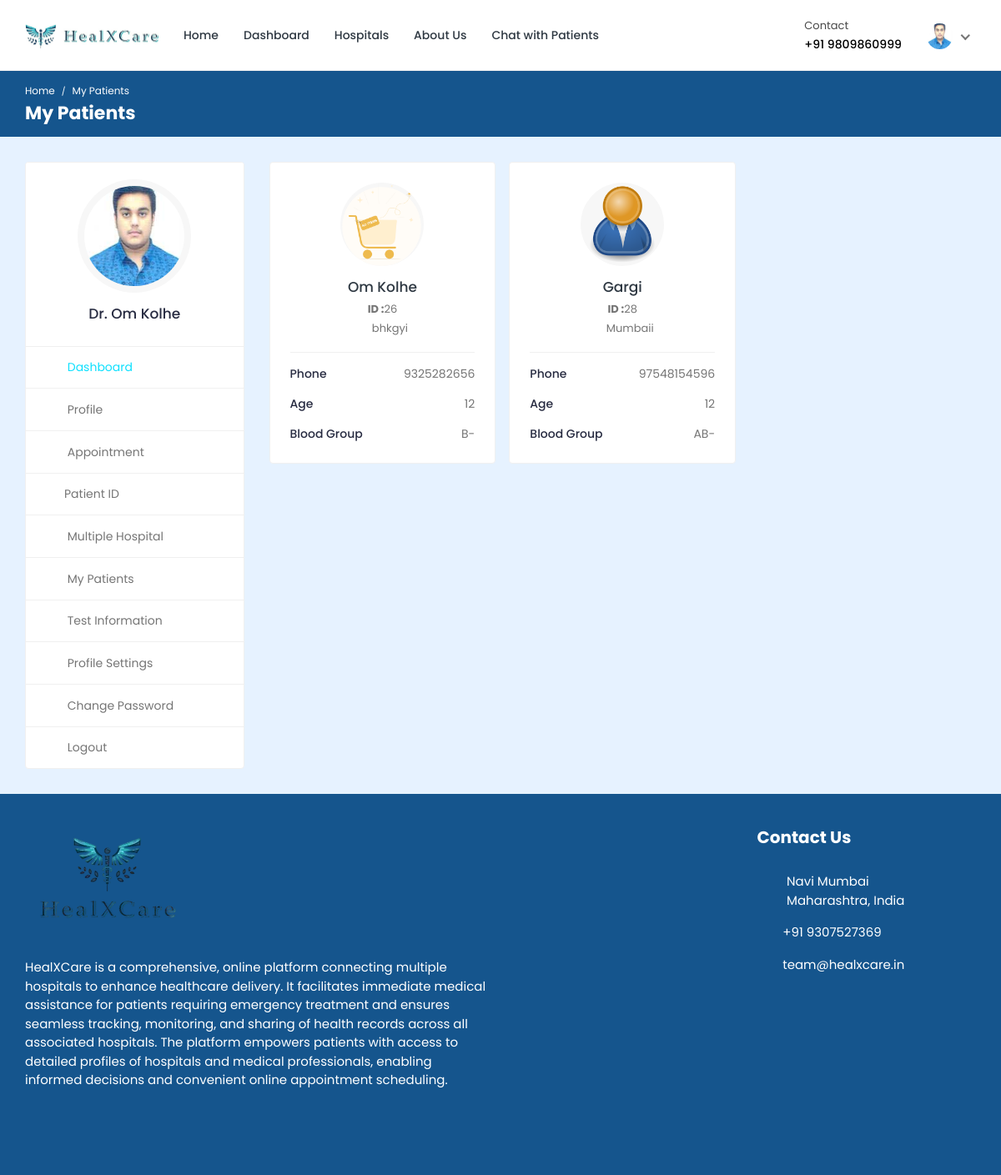
The app's page /doctor/my-patients/ (signed in) with its own data.
### doctor/models.py (models this page shows, shortened)
class Doctor_Information(models.Model):
    DOCTOR_TYPE = (
        ('Cardiologists', 'Cardiologists'),
        ('Neurologists', 'Neurologists'),
        ('Pediatricians', 'Pediatricians'),
        ('Physiatrists', 'Physiatrists'),
        ('Dermatologists', 'Dermatologists'),
    )
    doctor_id = models.AutoField(primary_key=True)
    user = models.OneToOneField(User, on_delete=models.CASCADE, null=True, blank=True, related_name='profile')
    name = models.CharField(max_length=200, null=True, blank=True)
    location = models.TextField(null=True, blank=True)
    username = models.CharField(max_length=200, null=True, blank=True)
    gender = models.CharField(max_length=200, null=True, blank=True)
    description = models.TextField(max_length=1000, null=True, blank=True)
    department = models.CharField(max_length=200, choices=DOCTOR_TYPE, null=True, blank=True)
    department_name = models.ForeignKey(hospital_department, on_delete=models.SET_NULL, null=True, blank=True)
    specialization = models.ForeignKey(specialization, on_delete=models.SET_NULL, null=True, blank=True)
    profile_completed = models.BooleanField(default=False)
    featured_image = models.ImageField(upload_to='doctors/', default='doctors/user-default.png', null=True, blank=True)
    certificate_image = models.ImageField(upload_to='doctors_certificate/', default='doctors_certificate/default.png', null=True, blank=True)
    email = models.EmailField(max_length=200, null=True, blank=True)
    phone_number = models.CharField(max_length=200, null=True, blank=True)
    nid = models.CharField(max_length=200, null=True, blank=True)
    visiting_hour = models.CharField(max_length=200, null=True, blank=True)
    consultation_fee = models.IntegerField(null=True, blank=True)
    report_fee = models.IntegerField(null=True, blank=True)
    dob = models.CharField(max_length=200, null=True, blank=True)
    institute = models.CharField(max_length=200, null=True, blank=True)
    degree = models.CharField(max_length=200, null=True, blank=True)
    completion_year = models.CharField(max_length=200, null=True, blank=True)
    work_place = models.CharField(max_length=200, null=True, blank=True)
    designation = models.CharField(max_length=200, null=True, blank=True)
    start_year = models.CharField(max_length=200, null=True, blank=True)
    end_year = models.CharField(max_length=200, null=True, blank=True)
    register_status =  models.CharField(max_length=200, null=True, blank=True)
    hospital_name = models.ForeignKey(Hospital_Information, on_delete=models.SET_NULL, null=True, blank=True)

class Appointment(models.Model):
    APPOINTMENT_TYPE = (
        ('report', 'report'),
        ('checkup', 'checkup'),
    )
    APPOINTMENT_STATUS = (
        ('pending', 'pending'),
        ('confirmed', 'confirmed'),
        ('cancelled', 'cancelled'),
    )
    id = models.AutoField(primary_key=True)
    date = models.DateField(null=True, blank=True)
    time = models.CharField(max_length=200, null=True, blank=True)
    doctor = models.ForeignKey(Doctor_Information, on_delete=models.CASCADE, null=True, blank=True)
    patient = models.ForeignKey(Patient, on_delete=models.CASCADE, null=True, blank=True)
    appointment_type = models.CharField(max_length=200, choices=APPOINTMENT_TYPE)
    appointment_status = models.CharField(max_length=200, choices=APPOINTMENT_STATUS)
    serial_number = models.CharField(max_length=200, null=True, blank=True)
    payment_status = models.CharField(max_length=200, null=True, blank=True, default='pending')
    transaction_id = models.CharField(max_length=255, null=True, blank=True)
    message = models.CharField(max_length=255, null=True, blank=True)

### hospital/models.py (models this page shows, shortened)
class Patient(models.Model):
    patient_id = models.AutoField(primary_key=True)
    user = models.OneToOneField(User, on_delete=models.CASCADE, null=True, blank=True, related_name='patient')
    name = models.CharField(max_length=200, null=True, blank=True)
    username = models.CharField(max_length=200, null=True, blank=True)
    profile_completed = models.BooleanField(default=False)
    age = models.IntegerField(null=True, blank=True)
    email = models.EmailField(max_length=200, null=True, blank=True)
    phone_number = models.IntegerField(null=True, blank=True)
    address = models.CharField(max_length=200, null=True, blank=True)
    featured_image = models.ImageField(upload_to='patients/', default='patients/user-default.png', null=True, blank=True)
    blood_group = models.CharField(max_length=200, null=True, blank=True)
    history = models.CharField(max_length=200, null=True, blank=True)
    dob = models.CharField(max_length=200, null=True, blank=True)
    nid = models.CharField(max_length=200, null=True, blank=True)
    serial_number = models.CharField(max_length=200, null=True, blank=True)
    login_status = models.CharField(max_length=200, null=True, blank=True, default="offline")

### doctor/views.py (the view)
# urls.py: path('my-patients/', views.my_patients, name='my-patients'),
@csrf_exempt
@login_required(login_url="doctor-login")
def my_patients(request):
    if request.user.is_doctor:
        doctor = Doctor_Information.objects.get(user=request.user)
        appointments = Appointment.objects.filter(doctor=doctor).filter(appointment_status='confirmed')
    else:
        redirect('doctor-logout')
    context = {'doctor': doctor, 'appointments': appointments}
    return render(request, 'my-patients.html', context)

### templates/my-patients.html (shortened to what this page needs)
{% load static %}
<!DOCTYPE html>
<html lang="en">
<head>
		<link rel="stylesheet" href="{% static 'HealthStack-System/css/Normal/bootstrap.min.css' %}">
		<link rel="stylesheet" href="{% static 'HealthStack-System/plugins/Normal/fontawesome/css/fontawesome.min.css' %}">
		<link rel="stylesheet" href="{% static 'HealthStack-System/plugins/Normal/fontawesome/css/all.min.css' %}">
		<link rel="stylesheet" href="{% static 'HealthStack-System/css/Normal/style.css' %}">
	</head>
	<body>
		<div class="main-wrapper">
			<header class="header">{% include 'doctor-navbar.html' %}</header>
			<div class="breadcrumb-bar">
				<div class="container-fluid">
					<div class="row align-items-center">
						<div class="col-md-12 col-12">
							<nav aria-label="breadcrumb" class="page-breadcrumb">
								<ol class="breadcrumb">
									<li class="breadcrumb-item"><a href="{% url 'doctor-dashboard' %}">Home</a></li>
									<li class="breadcrumb-item active" aria-current="page">My Patients</li>
								</ol>
							</nav>
							<h2 class="breadcrumb-title">My Patients</h2>
						</div>
					</div>
				</div>
			</div>
			<div class="content">
				<div class="container-fluid">
					<div class="row">
						<div class="col-md-5 col-lg-4 col-xl-3 theiaStickySidebar">
							<div>{% include 'doctor-sidebar.html' %}</div>
						</div>
						<div class="col-md-7 col-lg-8 col-xl-9">
							<div class="row row-grid">
								{% for appointment in appointments %}
								<div class="col-md-6 col-lg-4 col-xl-3">
									<div class="card widget-profile pat-widget-profile">
										<div class="card-body">
											<div class="pro-widget-content">
												<div class="profile-info-widget">
													<a href="{% url 'patient-profile' pk=appointment.patient.patient_id %}" class="booking-doc-img">
														<img src="{{appointment.patient.featured_image.url}}" alt="User Image">
													</a>
													<div class="profile-det-info">
														<h3><a href="{% url 'patient-profile' pk=appointment.patient.patient_id %}">{{appointment.patient.name}}</a></h3>
														<div class="patient-details">
															<h5><b>ID :</b>{{appointment.patient.patient_id}}</h5>
															<h5 class="mb-0"><i class="fas fa-map-marker-alt"></i>{{appointment.patient.address}}</h5>
														</div>
													</div>
												</div>
											</div>
											<div class="patient-info">
												<ul>
													<li>Phone <span>{{appointment.patient.phone_number}}</span></li>
													<li>Age <span>{{appointment.patient.age}}</span></li>
													<li>Blood Group <span>{{appointment.patient.blood_group}}</span></li>
												</ul>
											</div>
										</div>
									</div>
								</div>
								{% endfor %}
							</div>
						</div>
					</div>
				</div>
			</div>
			{% include 'footer.html' %}
		</div>
	</body>
</html>

### templates/doctor-navbar.html (shortened to what this page needs)
{% load static %}
<nav class="navbar navbar-expand-lg header-nav">
  <div class="navbar-header">
    <a href="{% url 'hospital_home'%}" class="navbar-brand logo">
      <img
        src="{% static 'HealthStack-System/images/Normal/logo.jpg' %}"
        class="img-fluid"
        alt="Logo"
      />
    </a>
  </div>
  <div class="main-menu-wrapper">
    <ul class="main-nav">
      {% if doctor.profile_completed %}
      <li>
        <a href="{% url 'hospital_home'%}">Home</a>
      </li>
      <li>
        <a href="{% url 'doctor-dashboard'%}">Dashboard</a>
      </li>
      <li><a href="{% url 'multiple-hospital' %}" style="text-decoration: none;">Hospitals</a></li>
      <li>
        <a href="{% url 'about-us'%}">About Us</a>
      </li>
      <li>
        <a href="{% url 'chat-home' pk=user.id %}">Chat with Patients</a>
      </li>
      {% else %}
      <h4 style="color: red; font-family: system-ui, -apple-system, BlinkMacSystemFont, 'Segoe UI', Roboto, Oxygen, Ubuntu, Cantarell, 'Open Sans', 'Helvetica Neue', sans-serif;">Please update your profile in order to proceed.</h4>
      {% endif %}
    </ul>
  </div>
  <ul class="nav header-navbar-rht">
    <li class="nav-item contact-item">
      <div class="header-contact-img">
        <i class="far fa-hospital"></i>
      </div>
      <div class="header-contact-detail">
        <p class="contact-header">Contact</p>
        <p class="contact-info-header">+91 {{doctor.phone_number}}</p>
      </div>
    </li>
    <li class="nav-item dropdown has-arrow logged-item">
      <a href="#" class="dropdown-toggle nav-link" data-toggle="dropdown">
        <span class="user-img">
          <img
            class="rounded-circle"
            src="{{ doctor.featured_image.url }}"
            width="31"
            alt="Darren Elder"
          />
        </span>
      </a>
    </li>
  </ul>
</nav>

### templates/doctor-sidebar.html (shortened to what this page needs)
{% load static %}
<div class="profile-sidebar">
  <div class="widget-profile pro-widget-content">
    <div class="profile-info-widget">
      <a href="#" class="booking-doc-img">
        <img
          src="{{ doctor.featured_image.url }}"
          alt="User Image"
        />
      </a>
      {% if doctor.profile_completed %}
      <div class="profile-det-info">
        <h3>Dr. {{ doctor.name }}</h3>
      </div>
      {% endif %}
    </div>
  </div>
  <div class="dashboard-widget">
    <nav class="dashboard-menu sidebar">
      <ul>
        {% if doctor.profile_completed %}
        <li class="active">
          <a href="{% url 'doctor-dashboard' %}">
            <i class="fas fa-columns"></i>
            <span>Dashboard</span>
          </a>
        </li>
        <li>
        <a href="{% url 'doctor-profile' pk=doctor.doctor_id %}">
          <i class="fas fa-user"></i>
          <span>Profile</span>
        </a>
      </li>
        <li>
          <a href="{% url 'appointments'%}">
            <i class="fas fa-user-circle"></i>
            <span>Appointment</span>
          </a>
        </li>
        <li class="nav-item has-submenu">
            <a href="#" class="nav-link"><i class="fas fa-search"></i><span>Patient ID</span></a>
        </li>
        <li>
          <a href="{% url 'multiple-hospital' %}">
            <i class="fas fa-hospital"></i>
            <span>Multiple Hospital</span>
          </a>
      </li>
        <li>
          <a href="{% url 'my-patients' %}">
            <i class="fas fa-user-injured"></i>
            <span>My Patients</span>
          </a>
        </li>
        <li>
          <a href="{% url 'doctor-test-list'%}" target="_blank">
            <i class="fas fa-hourglass-start"></i>
            <span>Test Information</span>
          </a>
        </li>
        {% endif %}
        <li>
          <a
            href="{% url 'doctor-profile-settings' %}"
          >
            <i class="fas fa-user-cog"></i>
            <span>Profile Settings</span>
          </a>
        </li>
        {% if doctor.profile_completed %}
        <li>
          <a href="{% url 'doctor-change-password' pk=user.id%}">
            <i class="fas fa-lock"></i>
            <span>Change Password</span>
          </a>
        </li>
        {% endif %}
        <li>
          <a href="{% url 'doctor-logout'%}">
            <i class="fas fa-sign-out-alt"></i>
            <span>Logout</span>
          </a>
        </li>
      </ul>
    </nav>
  </div>
</div>

### records on screen
Doctor_Information: phone_number "9809860999", featured_image (picture), name "Om Kolhe"
Appointment: patient.featured_image (picture), patient.name "Om Kolhe", patient.patient_id "26", patient.address "bhkgyi", patient.phone_number "9325282656", patient.age "12", patient.blood_group "B-"
Appointment: patient.featured_image (placeholder picture), patient.name "Gargi", patient.patient_id "28", patient.address "Mumbaii", patient.phone_number "97548154596", patient.age "12", patient.blood_group "AB-"
